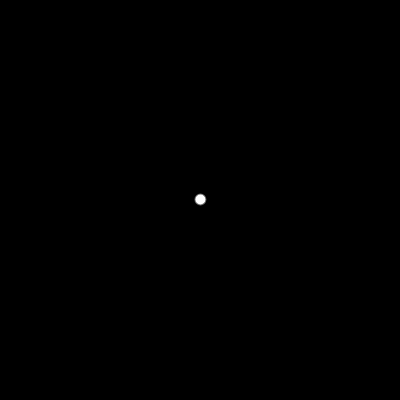
Frame 1 (no input)
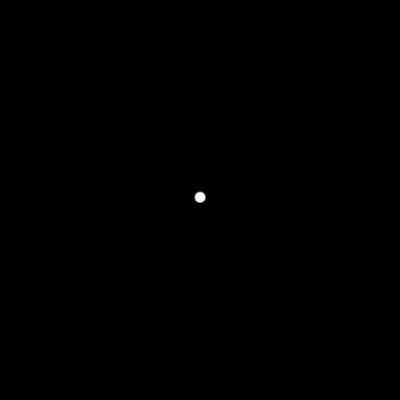
Frame 60 (no input)
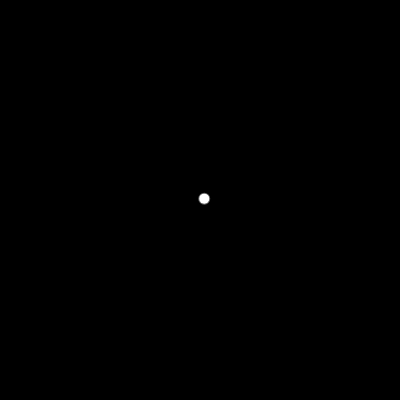
Frame 120 (the mouse pressed at the canvas centre since frame 60)

The p5.js sketch that drew these frames (run headless with seeded random() and noise() and a simulated clock; from frame 60 on, the mouse is pressed at the canvas centre):

// p5.js sketch
// ── sketch.js
let walker;

function setup() {
  createCanvas(400, 400);
  walker = new Walker(width / 2, height / 2);
}

function draw() {
  background(0);
  walker.update();
  walker.show();
}
// ── Walker.js
class Walker {
    constructor(x, y) {
        this.pos = createVector(x, y);
        this.vel = createVector(1, 0);
    }

    update() {
        this.pos.x += random(-1, 1);
        this.pos.y += random(-1, 1);
    }

    show() {
        stroke(255, 100);
        strokeWeight(2);
        ellipse(this.pos.x, this.pos.y, 10);
    }
}
